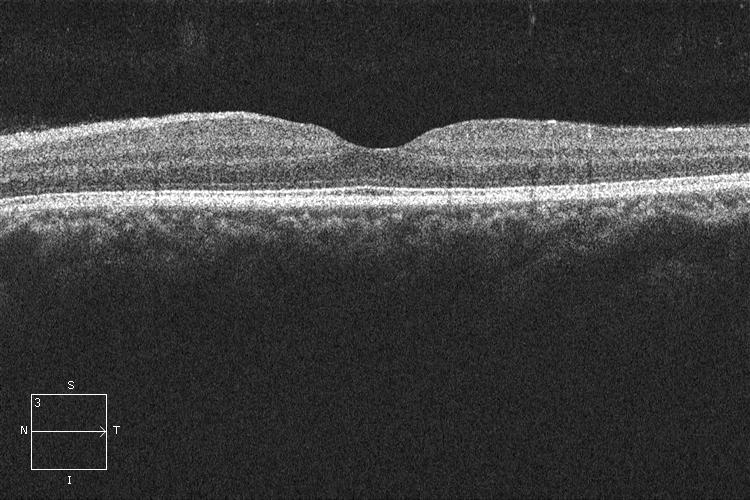
#> input picture NORMAL1.jpeg, 750 x 500 px
$ jupyter execute OCT_reconstruction_2.ipynb   (shell and % lines are left out)
#> lines starting #> are read from the running program, lines starting #| are printed output that depends on the picture; after the words box and inside, x2 and y2 are one past the last pixel; in counts of white or black regions, pixels touching at a corner belong together; long printed decimals are rounded
### utils.py
import numpy as np

def SoftThresh(x, tau):
    # numpy automatically applies functions to each element of the array
    return np.sign(x)*np.maximum(0, np.abs(x) - tau)

def ShrinkageOperator(X, tau):
    U, S, Vt = np.linalg.svd(X, full_matrices=False)
    S = np.diag(SoftThresh(S, tau))
    return U @ S @ Vt

def Proj(X, mask):
    return X*mask

### OCT_reconstruction_2.ipynb
[cell 1]
# From textbook I found: Handbook of Robust Low-Rank and Sparse Matrix Decomposition: Applications in Image and Video Processing
# https://www-taylorfrancis-com.ezproxy.cul.columbia.edu/books/mono/10.1201/b20190/handbook-robust-low-rank-sparse-matrix-decomposition-thierry-bouwmans-necdet-serhat-aybat-el-hadi-zahzah
import numpy as np
from scipy.fftpack import dct
from skimage.io import imread, imshow
from skimage.measure import shannon_entropy
import matplotlib.pyplot as plt
from IPython import display

from utils import (
    SoftThresh,
    ShrinkageOperator,
    Proj
)

[cell 2]
X = imread("NORMAL1.jpeg")
#> X is the input picture: shape (500, 750, 3); min 0, max 255, mean 61.3
#Taking the first of the 3 channels, as they are all the same.
X = X[:,:,0]
#> X: shape (500, 750)
h, w = X.shape
#> h = 500; w = 750
imshow(X)
#> (this line was passed over: IPython is not available in this run)

[cell 3]
compression_factor = 2
mask = np.zeros((h,w))
mask[:,np.arange(0, w, compression_factor)] = 1
# mask = np.random.randint(2, size=(h,w))
A = X*mask
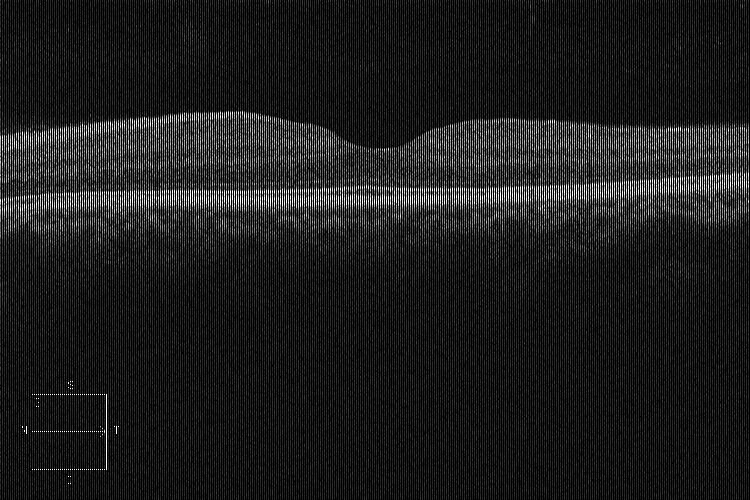
#> A: shape (500, 750) float64; min 0, max 255, mean 30.7
plt.imshow(X*mask, cmap="gray")
#> (this line was passed over: IPython is not available in this run)

[cell 4]
def UUpdate(P, Vt):
    q, r = np.linalg.qr(P @ Vt.T)
    return q

def VtUpdate(P, U, lmda, a):
    Z = ShrinkageOperator(P.T @ U, lmda/a)
    return Z.T

def SUpdate(mask, A, U, Vt, Y, a):
    Z = A - U @ Vt + Y/a
    S = SoftThresh(Proj(Z, mask), 1/a)
    Sc = Proj(Z, mask == 0)
    return S + Sc

def YUpdate(A, U, Vt, S, Y, a):
    return Y + a*(A - U @ Vt - S)

def aUpdate(a, ro, a_max):
    return np.minimum(a*ro, a_max)

[cell 5]
d = 325
err = 1
lmda = 1
U = np.eye(h,d)
Vt = np.zeros((d,w))
Y = np.zeros_like(A)
S = A
a = 1/np.linalg.norm(A)
#> a = 2.99e-05
print(a)
#| 2.9894832704690373e-05
P = A - S + Y/a
#> P: shape (500, 750) float64; every value is 0
a_max = 10^10
ro = 1.1

[cell 6]
iters = 3

for i in range(iters):
    U = UUpdate(P, Vt)
    Vt = VtUpdate(P, U, lmda, a)
    S = SUpdate(mask, A, U, Vt, Y, a)
    Y = YUpdate(A, U, Vt, S, Y, a)
    a = aUpdate(a, ro, a_max)
    print(np.linalg.norm(A - U @ Vt - S))
    print(np.linalg.norm(U), np.linalg.norm(Vt), np.linalg.norm(S), np.linalg.norm(Y))
#> this loop made 3 passes
#| 33450.597
#| 18.028 0.0 0.0 1.000
#| nan
#| 18.028 0.0 nan nan
#| nan
#| 18.028 0.0 nan nan
#> pass 1, in UUpdate, `q, r = np.linalg.qr(P @ Vt.T)`:
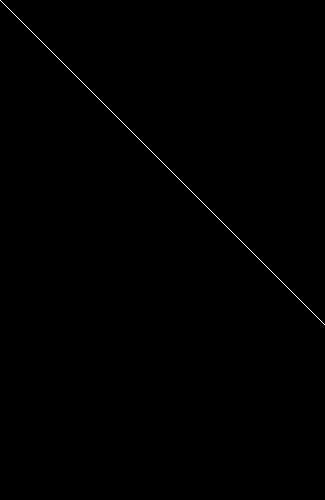
#> q: shape (500, 325) float64; values 0 (black) and 1 (white), 0.2% white in thin lines or dots, all inside (x1, y1, x2, y2) = (0, 0, 325, 325)
#> pass 1, in ShrinkageOperator, `U, S, Vt = np.linalg.svd(X, full_matrices=False)`:
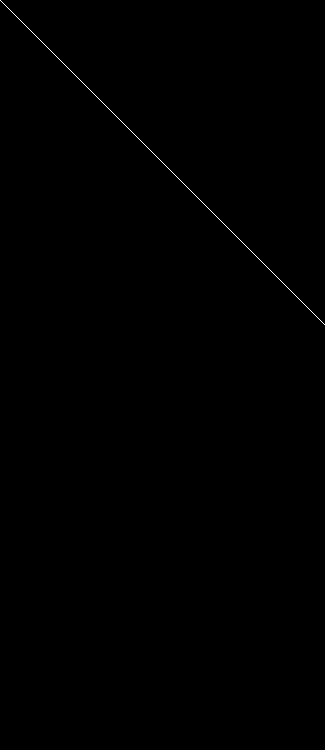
#> U: shape (750, 325) float64; values 0 (black) and 1 (white), 0.13% white in thin lines or dots, all inside (x1, y1, x2, y2) = (0, 0, 325, 325)
#> pass 1, in ShrinkageOperator, `U, S, Vt = np.linalg.svd(X, full_matrices=False)`:
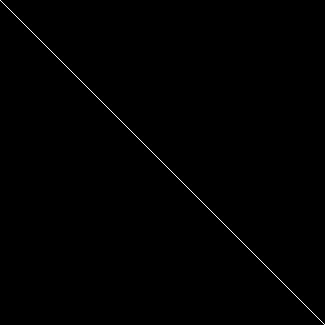
#> Vt: shape (325, 325) float64; values 0 (black) and 1 (white), 0.31% white in thin lines or dots
#> after the loop: S: shape (500, 750) float64; every value is NaN or infinite
#> after the loop: Vt: shape (325, 750) float64; every value is 0
#> after the loop:
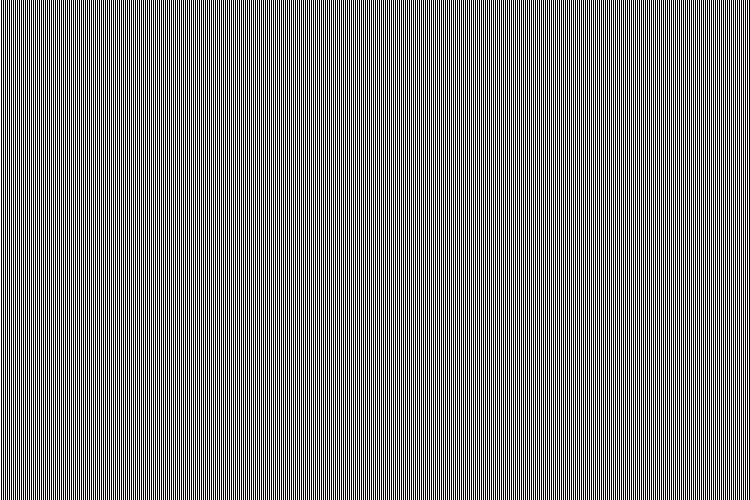
#> mask: shape (500, 750) float64; values 0 (black) and 1 (white), 50% white in thin lines or dots
